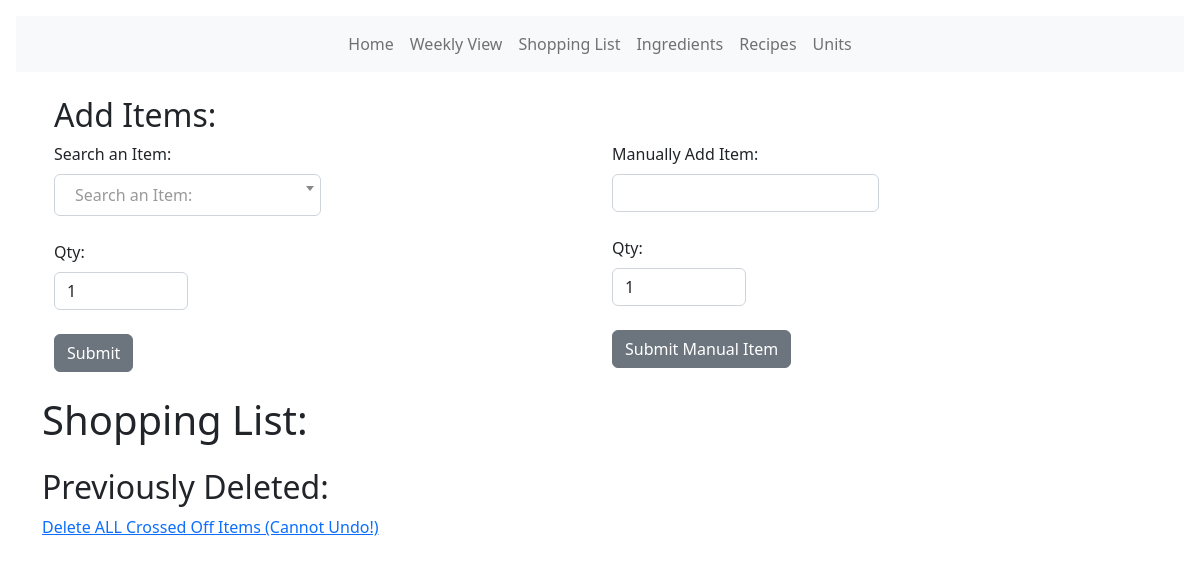
Page /shopping/list on the earlier database version.
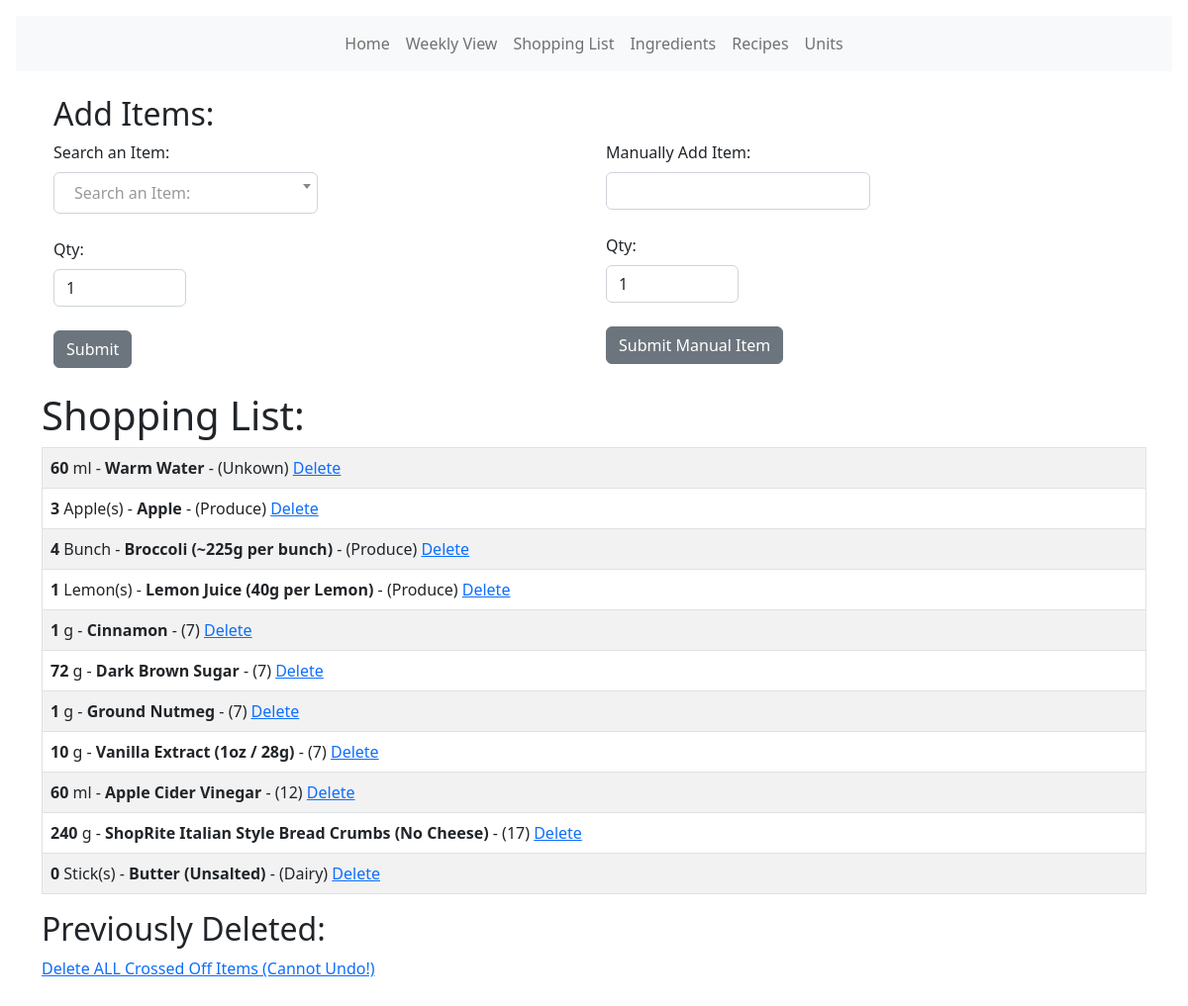
Same page on the later database version.
### models.py (models this page shows, shortened)
class Shopping(db.Model):
    id = db.Column(db.Integer, primary_key=True)
    qty = db.Column(db.Float)
    unit_name = db.Column(db.String(30))
    ingredient_name = db.Column(db.String(120))
    aisle_name = db.Column(db.String(30))
    aisle_id = db.Column(db.Integer)
    day_label = db.Column(db.String(10))
    for_recipe = db.Column(db.String(120))

### main.py (the view, shortened to what this page needs)
@app.route("/shopping/list", methods=["GET", "POST"])
def list():
    deleted_items = (
        Dshopping.query.with_entities(
            Dshopping.ingredient_name,
            Dshopping.qty,
            Dshopping.unit_name,
            Dshopping.aisle_name,
            Dshopping.aisle_id,
            func.sum(Dshopping.qty).label("dtotal"),
        )
        .group_by(Dshopping.ingredient_name)
        .order_by(Dshopping.id.desc())
        .limit(100)
        .all()
    )
    our_add = (
        Shopping.query.with_entities(
            Shopping.id,
            Shopping.ingredient_name,
            Shopping.qty,
            Shopping.unit_name,
            Shopping.aisle_name,
            Shopping.aisle_id,
            func.sum(Shopping.qty).label("total"),
        )
        .group_by(Shopping.ingredient_name)
        .order_by(Shopping.aisle_id)
        .all()
    )
    names = db.session.query(Ingredient.name).order_by(Ingredient.name)
    names = [i[0] for i in names]
    form = ShoppingForm()
    form.name.choices = [("")] + [(name) for name in names]
    form2 = ManualShoppingForm()
    if form2.validate_on_submit():
        update = Shopping(
            ingredient_name=form2.item.data,
            qty=form2.bqty.data,
            unit_name="",
            aisle_name="Unknown",
            aisle_id=0,
        )
        db.session.add(update)
        db.session.commit()
        our_add = (
            Shopping.query.with_entities(
                Shopping.id,
                Shopping.ingredient_name,
                Shopping.qty,
                Shopping.unit_name,
                Shopping.aisle_name,
                Shopping.aisle_id,
                func.sum(Shopping.qty).label("total"),
            )
            .group_by(Shopping.ingredient_name)
            .order_by(Shopping.aisle_id)
            .all()
        )
        deleted_items = (
            Dshopping.query.with_entities(
                Dshopping.ingredient_name,
                Dshopping.qty,
                Dshopping.unit_name,
                Dshopping.aisle_name,
                Dshopping.aisle_id,
                func.sum(Dshopping.qty).label("dtotal"),
            )
            .group_by(Dshopping.ingredient_name)
            .order_by(Dshopping.id.desc())
            .limit(100)
            .all()
        )
        return render_template(
            "shopping/list.html",
            form=form,
            form2=form2,
            name=name,
            our_add=our_add,
            deleted_items=deleted_items,
        )
    else:
        return render_template(
            "shopping/list.html",
            form=form,
            form2=form2,
            name=name,
            our_add=our_add,
            deleted_items=deleted_items,
        )

### forms.py
class ShoppingForm(FlaskForm):
    aqty = DecimalField("Qty:", validators=[validators.InputRequired()])
    name = SelectField(
        "Search an Item:",
        validators=[validators.InputRequired()],
        validate_choice=False,
    )
    submit = SubmitField("Submit")

class ManualShoppingForm(FlaskForm):
    bqty = DecimalField("Qty:", validators=[validators.InputRequired()])
    item = StringField("Manually Add Item:", validators=[validators.DataRequired()])
    submit1 = SubmitField("Submit Manual Item")

### templates/shopping/list.html (shortened to what this page needs)
<!DOCTYPE html>
<html lang="en">
  <head>
    <link
      href="{{ url_for('static', filename='css/select2.css') }}"
      rel="stylesheet"
    />
    {% extends 'base.html' %} {% block content %}
  </head>
  <body>
    <br />
  <div class="container">
      <h2>Add Items:</h2>
    <div class="row">
      <div class="col-sm">
        <form method="POST">
            {{ form.hidden_tag() }} {{ form.name.label(class="form-label") }} <br>{{ form.name }}
            <br />
            <br />
            {{ form.hidden_tag() }}{{ form.aqty.label(class="form-label") }} {{
            form.aqty(class="form-control w-25", value=1) }}
            <br />
            {{ form.submit(class="btn btn-secondary") }}
        </form>
      </div>
      <br />
        <div class="col-sm">
          <form method="POST">
            {{ form2.hidden_tag() }} {{ form2.item.label(class="form-label") }}
            <br />
            {{ form2.item(class="form-control w-50") }} <br> {{ form2.hidden_tag()}}
            {{ form2.bqty.label(class="form-label") }} {{
            form2.bqty(class="form-control w-25", value=1) }}
            <br />
            {{ form2.submit1(class="btn btn-secondary") }}
          </form>
        </div>
      </div>
    </div>
    <br />
    <div class="container">
      <h1>Shopping List:</h1>
      <table class="table table-hover table-bordered table-striped">
        {% for shopping_list in our_add %}
        <tr>
          <td>
            <b>{{'%0.0f'|format(shopping_list.total|float) }}</b> {{shopping_list.unit_name }} - <b>{{
            shopping_list.ingredient_name }}</b> - ({{ shopping_list.aisle_name }}) <a href="{{url_for('delete_shopping_item', id=shopping_list.id)}}">
              Delete</a
          </td>
        </tr>
        {% endfor %}
      </table>
    </div>
    <div class="container">
      <h2>Previously Deleted:</h2>
      <a href="{{url_for('delete_all_checked_items') }}">
        Delete ALL Crossed Off Items (Cannot Undo!)</a>
    </div>
  </body>
  {% endblock %}

Differences in the rows shown:
added Shopping: total "60", unit_name "ml", ingredient_name "Warm Water", aisle_name "Unkown"
added Shopping: total "3", unit_name "Apple(s)", ingredient_name "Apple", aisle_name "Produce"
added Shopping: total "4", unit_name "Bunch", ingredient_name "Broccoli (~225g per bunch)", aisle_name "Produce"
added Shopping: total "1", unit_name "Lemon(s)", ingredient_name "Lemon Juice (40g per Lemon)", aisle_name "Produce"
added Shopping: total "1", unit_name "g", ingredient_name "Cinnamon", aisle_name "7"
added Shopping: total "72", unit_name "g", ingredient_name "Dark Brown Sugar", aisle_name "7"
added Shopping: total "1", unit_name "g", ingredient_name "Ground Nutmeg", aisle_name "7"
added Shopping: total "10", unit_name "g", ingredient_name "Vanilla Extract (1oz / 28g)", aisle_name "7"
added Shopping: total "60", unit_name "ml", ingredient_name "Apple Cider Vinegar", aisle_name "12"
added Shopping: total "240", unit_name "g", ingredient_name "ShopRite Italian Style Bread Crumbs (No Cheese)", aisle_name "17"
added Shopping: total "0", unit_name "Stick(s)", ingredient_name "Butter (Unsalted)", aisle_name "Dairy"
